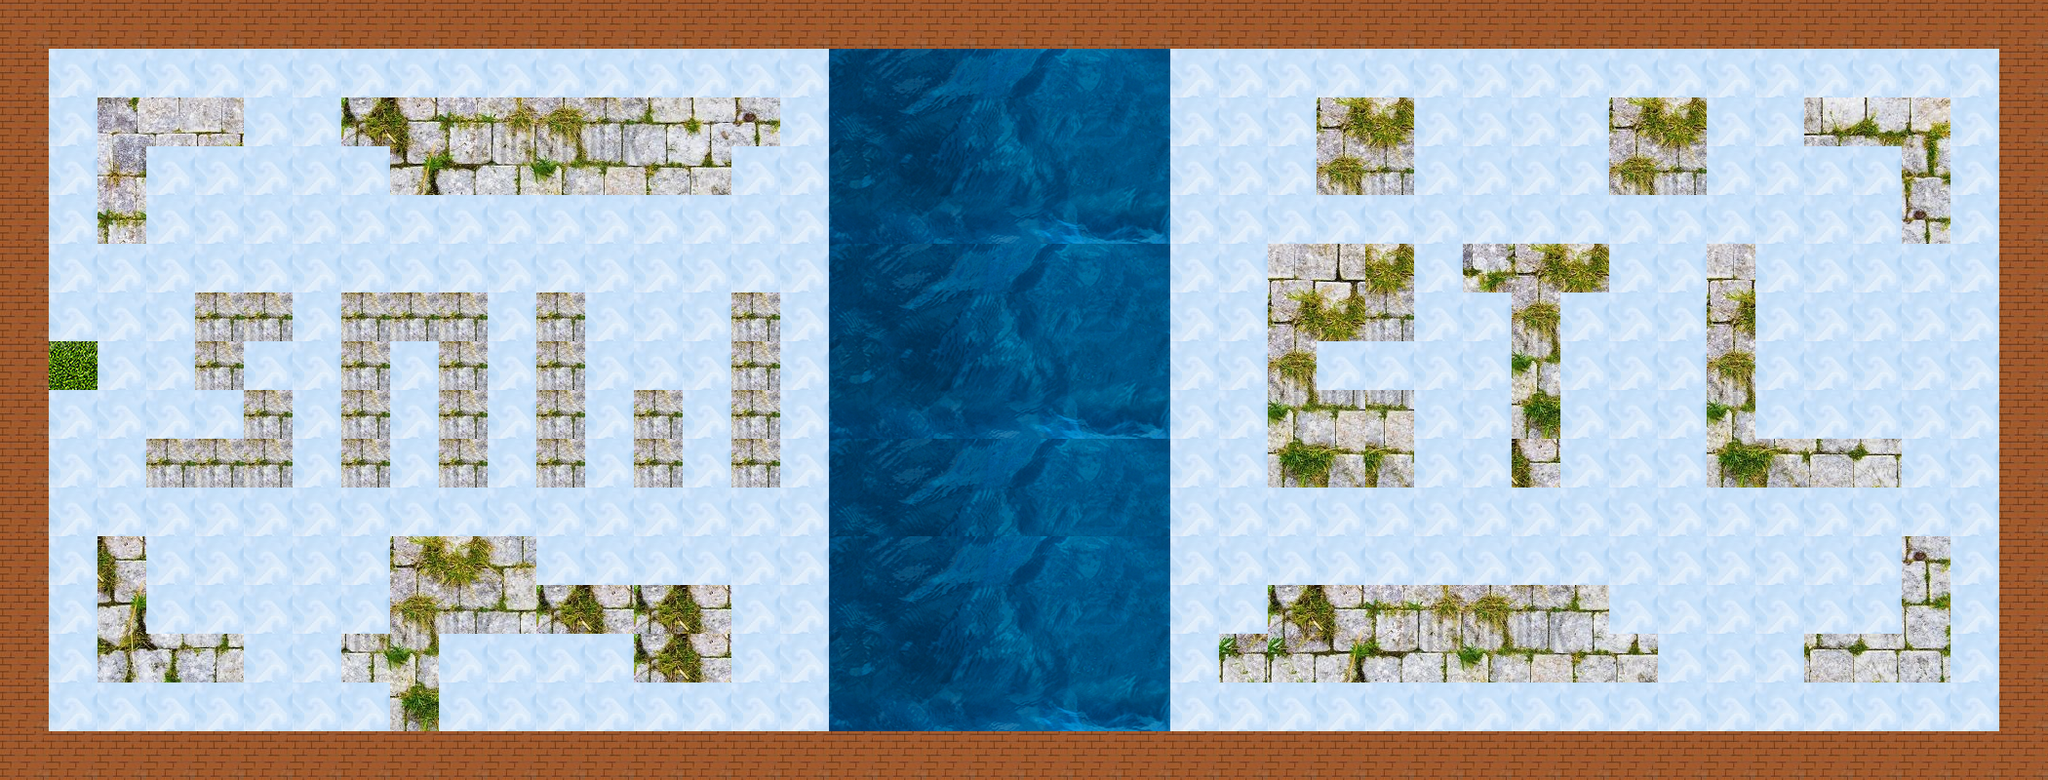

Rendered tile map (Tiled .tmx) drawn with the repository's tilesets; below, a short description and the map source with its tile grids summarised:
An orthogonal 42x16 tile map with 50x50 px tiles, 6 tile layers (Street, Border, Snow, Building, ...), 13 tilesets and 1 object (SpawnPoint).

<map version="1.0" orientation="orthogonal" width="42" height="16" tilewidth="50" tileheight="50">
 <tileset firstgid="1" name="grassTexture" tilewidth="50" tileheight="50">
  <image source="grassTexture.jpg" width="590" height="590" />
 </tileset>
 <tileset firstgid="122" name="3" tilewidth="50" tileheight="50" spacing="1" margin="1">
  <image source="3.jpg" width="128" height="128" />
  <tile id="1">
   <properties>
    <property name="Collectable" value="True" />
   </properties>
  </tile>
 </tileset>
 <tileset firstgid="126" name="wall2" tilewidth="50" tileheight="50" spacing="1" margin="1">
  <image source="wall2.jpg" width="100" height="100" />
  <tile id="0">
   <properties>
    <property name="Collidable" value="True" />
   </properties>
  </tile>
 </tileset>
 <tileset firstgid="127" name="h1" tilewidth="50" tileheight="50">
  <image source="h1.jpg" width="111" height="100" />
  <tile id="0">
   <properties>
    <property name="Collidable" value="True" />
   </properties>
  </tile>
  <tile id="1">
   <properties>
    <property name="Collidable" value="True" />
   </properties>
  </tile>
  <tile id="2">
   <properties>
    <property name="Collidable" value="True" />
   </properties>
  </tile>
  <tile id="3">
   <properties>
    <property name="Collidable" value="True" />
   </properties>
  </tile>
 </tileset>
 <tileset firstgid="131" name="dark-blue" tilewidth="50" tileheight="50">
  <tileoffset x="0" y="2" />
  <image source="dark-blue.jpg" width="800" height="600" />
  <tile id="0">
   <properties>
    <property name="collectible2x" value="True" />
   </properties>
  </tile>
 </tileset>
 <tileset firstgid="323" name="powerup12" tilewidth="45" tileheight="45">
  <image source="powerup12.png" width="45" height="45" />
  <tile id="0">
   <properties>
    <property name="Power_blue" value="True" />
   </properties>
  </tile>
 </tileset>
 <tileset firstgid="324" name="life" tilewidth="45" tileheight="45">
  <image source="life.png" width="45" height="45" />
  <tile id="0">
   <properties>
    <property name="lives" value="True" />
   </properties>
  </tile>
 </tileset>
 <tileset firstgid="325" name="HandGernade_45x45" tilewidth="45" tileheight="45">
  <image source="HandGernade_45x45.png" width="45" height="45" />
  <tile id="0">
   <properties>
    <property name="Grenade" value="True" />
   </properties>
  </tile>
 </tileset>
 <tileset firstgid="326" name="bonus" tilewidth="40" tileheight="40">
  <image source="bonus.png" width="43" height="45" />
  <tile id="0">
   <properties>
    <property name="Bonus" value="True" />
   </properties>
  </tile>
 </tileset>
 <tileset firstgid="327" name="ghostPit" tilewidth="44" tileheight="44">
  <image source="ghostPit.png" width="45" height="44" />
 </tileset>
 <tileset firstgid="328" name="BonusPit_45x45" tilewidth="32" tileheight="45">
  <image source="BonusPit_45x45.png" width="32" height="45" />
  <tile id="0">
   <properties>
    <property name="Bonus" value="True" />
   </properties>
  </tile>
 </tileset>
 <tileset firstgid="329" name="River" tilewidth="50" tileheight="50">
  <image source="water4.png" width="695" height="467" />
  <tile id="0">
   <properties>
    <property name="River" value="True" />
   </properties>
  </tile>
  <tile id="1">
   <properties>
    <property name="River" value="True" />
   </properties>
  </tile>
  <tile id="2">
   <properties>
    <property name="River" value="True" />
   </properties>
  </tile>
  <tile id="3">
   <properties>
    <property name="River" value="True" />
   </properties>
  </tile>
  <tile id="4">
   <properties>
    <property name="River" value="True" />
   </properties>
  </tile>
  <tile id="5">
   <properties>
    <property name="River" value="True" />
   </properties>
  </tile>
  <tile id="6">
   <properties>
    <property name="River" value="True" />
   </properties>
  </tile>
  <tile id="13">
   <properties>
    <property name="River" value="True" />
   </properties>
  </tile>
  <tile id="14">
   <properties>
    <property name="River" value="True" />
   </properties>
  </tile>
  <tile id="15">
   <properties>
    <property name="River" value="True" />
   </properties>
  </tile>
  <tile id="16">
   <properties>
    <property name="River" value="True" />
   </properties>
  </tile>
  <tile id="17">
   <properties>
    <property name="River" value="True" />
   </properties>
  </tile>
  <tile id="18">
   <properties>
    <property name="River" value="True" />
   </properties>
  </tile>
  <tile id="19">
   <properties>
    <property name="River" value="True" />
   </properties>
  </tile>
 </tileset>
 <tileset firstgid="446" name="snowBattle" tilewidth="50" tileheight="50">
  <image source="SnowBattle.jpg" width="450" height="291" />
 </tileset>
 <layer name="Street" width="42" height="16">
  <data>[672 cells, 587 non-empty, 88 distinct tile ids]</data>
 </layer>
 <layer name="Border" width="42" height="16">
  <data>[672 cells, 112 non-empty, 1 distinct tile ids]</data>
 </layer>
 <layer name="Snow" width="42" height="16">
  <data>[672 cells, 334 non-empty, 1 distinct tile ids]</data>
 </layer>
 <layer name="Building" width="42" height="16">
  <data>[672 cells, 129 non-empty, 39 distinct tile ids]</data>
 </layer>
 <layer name="Power_lives" width="42" height="16">
  <data>[672 cells, 0 non-empty, 0 distinct tile ids]</data>
 </layer>
 <objectgroup name="Objects" width="42" height="16">
  <object name="SpawnPoint" x="58" y="361" width="32" height="35" />
 </objectgroup>
 <layer name="River" width="42" height="16">
  <data>[672 cells, 98 non-empty, 28 distinct tile ids]</data>
 </layer>
</map>
